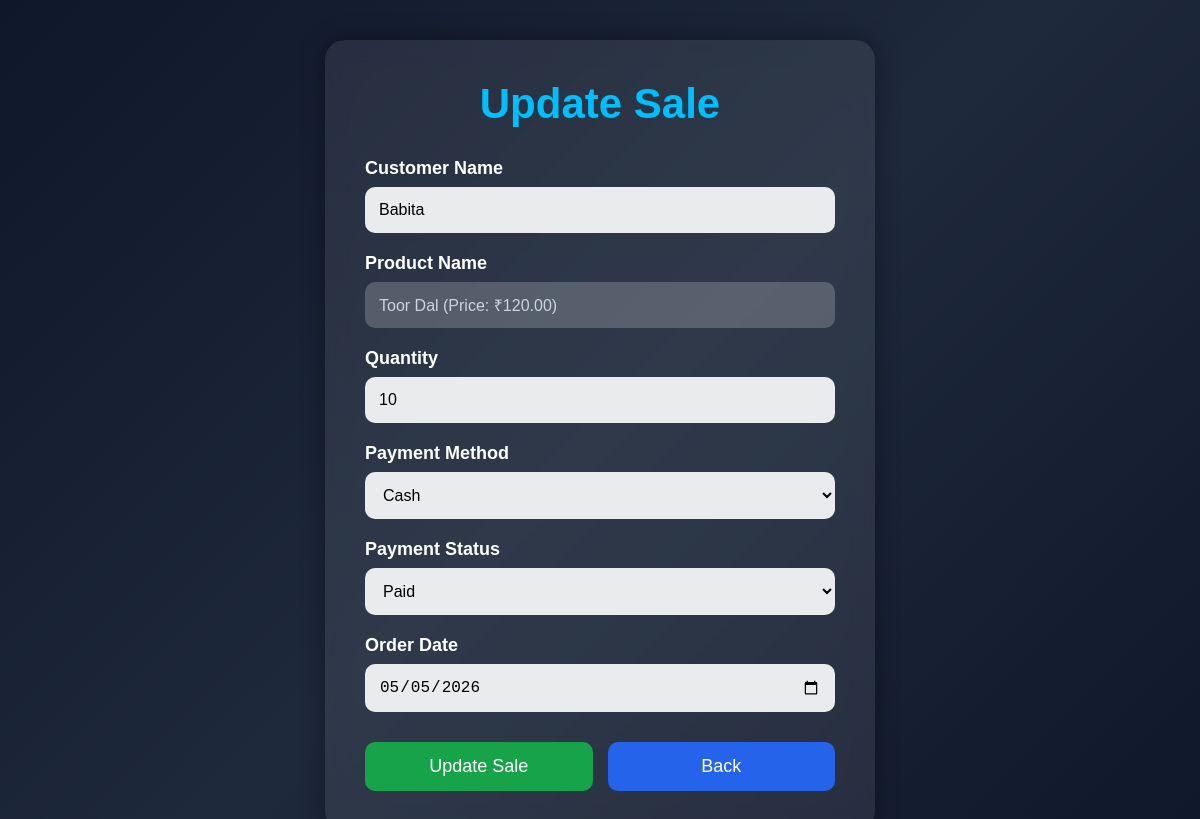
/sales/update/2/, run on the app's committed database.
### sales/models.py (models this page shows, shortened)
class Sale(models.Model):
    customer_name = models.CharField(max_length=200)
    product = models.ForeignKey(Product, on_delete=models.CASCADE)
    quantity = models.IntegerField()
    total_price = models.DecimalField(max_digits=10, decimal_places=2)
    payment_method = models.CharField(max_length=100)
    payment_status = models.CharField(max_length=100)
    order_date = models.DateField()
    created_at = models.DateTimeField(auto_now_add=True)

### products/models.py (models this page shows, shortened)
class Product(models.Model):
    name = models.CharField(max_length=200)
    category = models.CharField(max_length=100)
    price = models.DecimalField(max_digits=10, decimal_places=2)
    cost_price = models.DecimalField(max_digits=10, decimal_places=2, default=0.0)
    quantity = models.IntegerField()
    supplier = models.CharField(max_length=200)
    description = models.TextField()
    created_at = models.DateTimeField(auto_now_add=True)
    updated_at = models.DateTimeField(auto_now=True)

### sales/views.py (the view, shortened to what this page needs)
def update_sale(request, id):
    sale = get_object_or_404(
        Sale,
        id=id
    )
    error = None
    return render(
        request,
        'update_sale.html',
        {
            'sale': sale,
            'error': error
        }
    )

### sales/templates/update_sale.html (shortened to what this page needs)
<!DOCTYPE html>
<html>
<head>
</head>
<body>
    <div class="container">
        <h2>Update Sale</h2>
        <form method="POST">
            <label>Customer Name</label>
            <input type="text" name="customer_name" value="{{ sale.customer_name }}" required>
            <label>Product Name</label>
            <input type="text" value="{{ sale.product.name }} (Price: ₹{{ sale.product.price }})" disabled style="background: rgba(255,255,255,0.2); color: #cbd5e1;">
            <label>Quantity</label>
            <input type="number" name="quantity" value="{{ sale.quantity }}" min="1" required>
            <label>Payment Method</label>
            <select name="payment_method">
                <option {% if sale.payment_method == 'Cash' %}selected{% endif %}>Cash</option>
            </select>
            <label>Payment Status</label>
            <select name="payment_status">
                <option {% if sale.payment_status == 'Paid' %}selected{% endif %}>Paid</option>
            </select>
            <label>Order Date</label>
            <input type="date" name="order_date" value="{{ sale.order_date|date:'Y-m-d' }}" required>
            <div class="buttons">
                <button type="submit" class="btn update-btn">
                    Update Sale
                </button>
                <a href="/sales/list/" class="btn back-btn">
                    Back
                </a>
            </div>
        </form>
    </div>
</body>
</html>

### sales/templates/update_sale.html (style rules this page uses)
* { margin:0; padding:0; box-sizing:border-box; }
body { min-height:100vh; display:flex; justify-content:center; align-items:center; background: linear-gradient(135deg,#0f172a,#1e293b,#0f172a); font-family:Arial, sans-serif; color:white; padding:40px; }
.container { width:550px; background: rgba(255,255,255,0.08); backdrop-filter: blur(12px); padding:40px; border-radius:20px; box-shadow:0px 0px 25px rgba(0,0,0,0.4); animation:fadeIn 1.2s ease; }
h2 { text-align:center; margin-bottom:30px; font-size:42px; color:#00bfff; }
form { display:flex; flex-direction:column; }
label { margin-bottom:8px; font-size:18px; font-weight:bold; }
input, select { padding:14px; margin-bottom:20px; border:none; border-radius:10px; outline:none; font-size:16px; background: rgba(255,255,255,0.9); }
.buttons { display:flex; justify-content:space-between; gap:15px; margin-top:10px; }
.btn { width:100%; text-align:center; text-decoration:none; padding:14px; border:none; border-radius:10px; color:white; font-size:18px; cursor:pointer; transition:0.3s; }
.update-btn { background:#16a34a; }
.back-btn { background:#2563eb; }

### data on the page
Sale: customer_name "Babita", product.name "Toor Dal (Price: ₹120.00)", quantity "10", payment_method "Cash", payment_status "Paid", order_date "05/05/2026"
